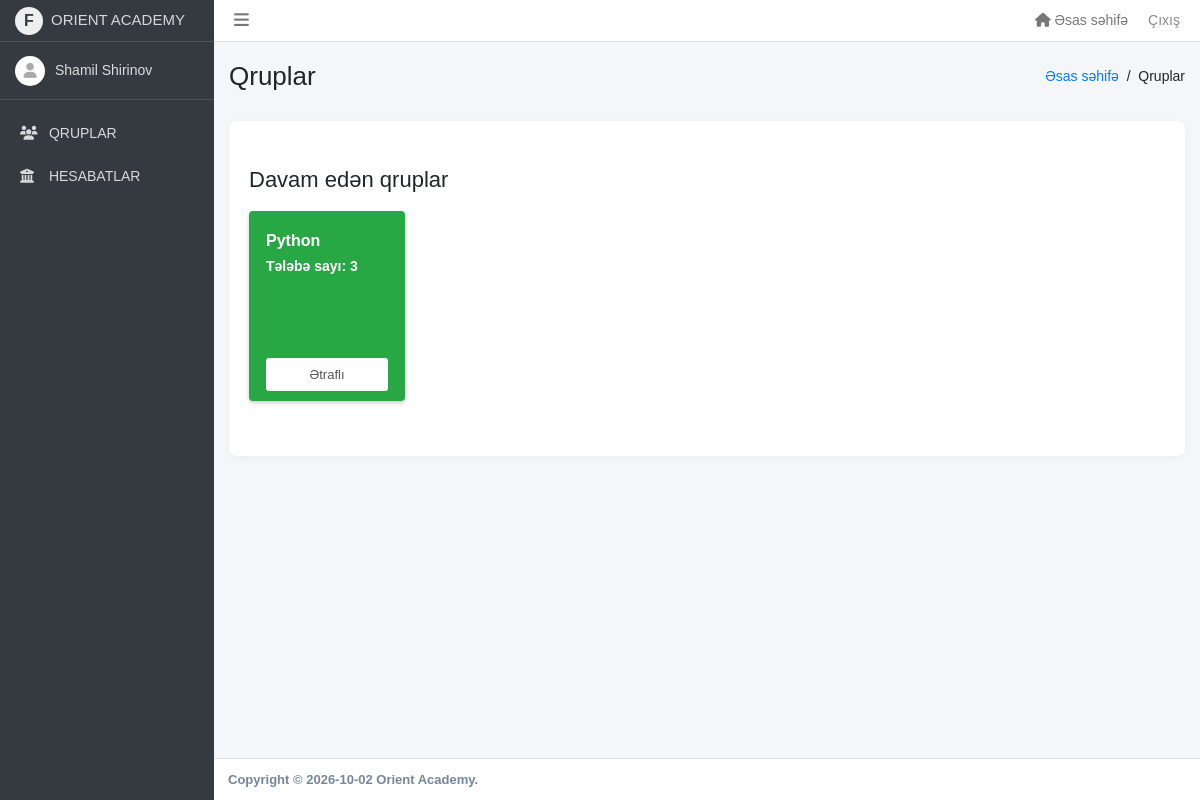
Page /dash/groups/ (signed in) on the committed database.
### admindashboard/models.py (models this page shows, shortened)
class Teacher(models.Model):
    full_name = models.CharField(max_length=100)
    password = models.CharField(max_length=100)
    class Meta:
        verbose_name = "Teacher"
        verbose_name_plural = "Teachers"

class courses(models.Model):
    name = models.CharField(max_length=100)
    teacher = models.ForeignKey(
        Teacher,
        on_delete=models.CASCADE,
        related_name="courses"
    )
    start_date = models.DateField(
        null=True,
        blank=True
    )
    end_date = models.DateField(
        null=True,
        blank=True
    )
    class Meta:
        verbose_name = "Course"
        verbose_name_plural = "Courses"

### admindashboard/views.py (the view)
# urls.py: path("groups/", views.groups, name="groups"),
def groups(request):
    teacher_id = request.session.get("teacher_id")
    if not teacher_id:
        return redirect("orientlogin")
    teacher = get_object_or_404(
        Teacher,
        id=teacher_id
    )
    group_list = courses.objects.filter(
        teacher=teacher
    )
    context = {
        "teacher": teacher,
        "groups": group_list
    }
    return render(request, "groups.html", context)

### templates/groups.html (shortened to what this page needs)
<!DOCTYPE html>
<html lang="az">
<head>
    <link
        href="https://cdn.jsdelivr.net/npm/bootstrap@5.3.2/dist/css/bootstrap.min.css"
        rel="stylesheet"
    >
    <link
        rel="stylesheet"
        href="https://cdnjs.cloudflare.com/ajax/libs/font-awesome/6.4.0/css/all.min.css"
    >
</head>
<body>
<div class="sidebar">
    <div class="logo">
        <div class="logo-icon">
            F
        </div>
        <div class="logo-text">
            ORIENT ACADEMY
        </div>
    </div>
    <div class="profile">
        <div class="profile-icon">
            <i class="fa-solid fa-user"></i>
        </div>
        <div class="profile-name">
            {{ teacher.full_name }}
        </div>
    </div>
    <div class="menu">
        <a href="{% url 'groups' %}">
            <i class="fa-solid fa-users"></i>
            QRUPLAR
        </a>
        <a href="#">
            <i class="fa-solid fa-building-columns"></i>
            HESABATLAR
        </a>
    </div>
</div>
<div class="main">
    <div class="topbar">
        <div class="hamburger">
            <i class="fa-solid fa-bars"></i>
        </div>
        <div class="topbar-right">
            <a
                href="{% url 'homepage' %}"
                class="home-button"
            >
                <i class="fa-solid fa-house"></i>
                Əsas səhifə
            </a>
            <a
                href="{% url 'logout' %}"
                class="logout"
            >
                Çıxış
            </a>
        </div>
    </div>
    <div class="content">
        <div class="page-header">
            <div class="page-title">
                Qruplar
            </div>
            <div class="breadcrumb">
                <a href="{% url 'homepage' %}">
                    Əsas səhifə
                </a>
                &nbsp; / &nbsp;
                <span>
                    Qruplar
                </span>
            </div>
        </div>
        <div class="groups-box">
            <div class="groups-title">
                Davam edən qruplar
            </div>
            {% if groups %}
                <div class="groups-list">
                    {% for course in groups %}
                        <div class="group-card">
                            <div class="group-name">
                                {{ course.name }}
                            </div>
                            <div class="student-count">
                                Tələbə sayı:
                                {{ course.students.count }}
                            </div>
                            <a
                                href="{% url 'group_detail' course.id %}"
                                class="details-button"
                            >
                                Ətraflı
                            </a>
                        </div>
                    {% endfor %}
                </div>
            {% else %}
                <div class="empty-message">
                    Hazırda heç bir qrupunuz yoxdur.
                </div>
            {% endif %}
        </div>
    </div>
</div>
<div class="footer">
    Copyright © {% now "Y-m-d" %} Orient Academy.
</div>
</body>
</html>

### templates/groups.html (style rules this page uses)
* { box-sizing: border-box; }
body { margin: 0; font-family: Arial, sans-serif; background-color: #f4f6f9; color: #212529; font-size: 15px; }
.sidebar { position: fixed; top: 0; left: 0; width: 214px; height: 100vh; background-color: #343a40; color: white; }
.logo { height: 42px; display: flex; align-items: center; padding-left: 15px; border-bottom: 1px solid #4b5258; }
.logo-icon { width: 28px; height: 28px; display: flex; align-items: center; justify-content: center; border-radius: 50%; background-color: #eeeeee; color: #343a40; font-size: 16px; font-weight: bold; margin-right: 8px; }
.logo-text { font-size: 15px; color: #d7d7d7; }
.profile { height: 58px; display: flex; align-items: center; padding: 0 15px; border-bottom: 1px solid #4b5258; }
.profile-icon { width: 30px; height: 30px; display: flex; align-items: center; justify-content: center; border-radius: 50%; background-color: white; color: #aaa; margin-right: 10px; }
.profile-name { font-size: 14px; color: #ddd; }
.menu { padding-top: 12px; }
.menu a { display: block; padding: 11px 20px; color: #d9d9d9; text-decoration: none; font-size: 14px; }
.menu i { width: 20px; margin-right: 5px; }
.main { margin-left: 214px; min-height: 100vh; }
.topbar { height: 42px; display: flex; align-items: center; padding: 0 20px; background-color: white; border-bottom: 1px solid #ddd; }
.hamburger { color: #777; font-size: 17px; }
.topbar-right { margin-left: auto; display: flex; align-items: center; gap: 20px; }
.home-button { color: #777; font-size: 14px; text-decoration: none; }
.logout { color: #888; font-size: 14px; text-decoration: none; }
.content { padding: 15px; }
.page-header { display: flex; justify-content: space-between; align-items: center; margin-bottom: 25px; }
.page-title { font-size: 26px; font-weight: 400; }
.breadcrumb { margin: 0; font-size: 14px; }
.breadcrumb a { color: #007bff; text-decoration: none; }
.groups-box { min-height: 325px; padding: 42px 20px 55px; background-color: white; border-radius: 8px; box-shadow: 0 2px 8px rgba(0, 0, 0, 0.04); }
.groups-title { margin-bottom: 15px; font-size: 22px; font-weight: 400; }
.groups-list { display: flex; gap: 15px; flex-wrap: wrap; }
.group-card { width: 156px; height: 190px; display: flex; flex-direction: column; padding: 18px 17px 10px; background-color: #28a745; border-radius: 4px; color: white; box-shadow: 0 2px 4px rgba(0, 0, 0, 0.2); }
.group-name { font-size: 16px; font-weight: bold; margin-bottom: 3px; }
.student-count { font-size: 14px; font-weight: bold; }
.details-button { width: 100%; margin-top: auto; padding: 7px; border: none; border-radius: 3px; background-color: white; color: #555; font-size: 13px; text-align: center; text-decoration: none; }
.footer { position: fixed; left: 214px; right: 0; bottom: 0; height: 42px; display: flex; align-items: center; padding-left: 14px; background-color: white; border-top: 1px solid #ddd; color: #75879a; font-size: 13px; font-weight: bold; }

### rows in the picture
Teacher: full_name "Shamil Shirinov"
courses: name "Python", students.count "3"
